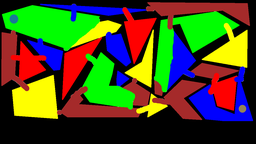
#> input picture Satallite Image Segmentation/scripts/Untitled.png, 256 x 144 px, shrunk from 1152 x 648 before the run, found by its file name
$ python final.py
#> lines starting #> are read from the running program, lines starting #| are printed output that depends on the picture; after the words box and inside, x2 and y2 are one past the last pixel; in counts of white or black regions, pixels touching at a corner belong together
import cv2
import numpy as np
from heapq import heappush, heappop
import os
from math import radians, cos, sin, asin, sqrt

class Node:
    def __init__(self, position, g_cost, h_cost):
        self.position = position
        self.g_cost = g_cost
        self.h_cost = h_cost
        self.f_cost = g_cost + h_cost
        self.parent = None

    def __lt__(self, other):
        return self.f_cost < other.f_cost

def get_color_weight(pixel):
    color_weights = {
        'green': {'color': [0, 255, 0], 'weight': 3},  # Forest
        'red': {'color': [0, 0, 255], 'weight': 5},    # Buildings
        'yellow': {'color': [0, 255, 255], 'weight': 7}, # Road
        'blue': {'color': [255, 0, 0], 'weight': 2},   # River
        'brown': {'color': [42, 42, 165], 'weight': 4}, # Land
        'black': {'color': [0, 0, 0], 'weight': 7}     # Rest
    }

    min_dist = float('inf')
    weight = 6  # Default weight (black)

    for color_info in color_weights.values():
        dist = np.sum(np.abs(pixel - color_info['color']))
        if dist < min_dist:
            min_dist = dist
            weight = color_info['weight']

    return weight

def heuristic(a, b):
    return np.sqrt((b[0] - a[0])**2 + (b[1] - a[1])**2)

def get_neighbors(pos, image_shape):
    neighbors = []
    directions = [(0, 1), (1, 0), (0, -1), (-1, 0),
                 (1, 1), (-1, -1), (1, -1), (-1, 1)]

    for dx, dy in directions:
        new_pos = (pos[0] + dx, pos[1] + dy)
        if 0 <= new_pos[0] < image_shape[0] and 0 <= new_pos[1] < image_shape[1]:
            neighbors.append(new_pos)
    return neighbors

def find_path(image, start, end):
    open_set = []
    closed_set = set()

    start_node = Node(start, 0, heuristic(start, end))
    heappush(open_set, start_node)

    nodes = {start: start_node}

    while open_set:
        current = heappop(open_set)

        if current.position == end:
            path = []
            while current:
                path.append(current.position)
                current = current.parent
            return path[::-1]

        closed_set.add(current.position)

        for neighbor_pos in get_neighbors(current.position, image.shape):
            if neighbor_pos in closed_set:
                continue

            weight = get_color_weight(image[neighbor_pos])
            g_cost = current.g_cost + weight * heuristic(current.position, neighbor_pos)
            h_cost = heuristic(neighbor_pos, end)

            neighbor_node = nodes.get(neighbor_pos)

            if neighbor_node is None:
                neighbor_node = Node(neighbor_pos, g_cost, h_cost)
                neighbor_node.parent = current
                nodes[neighbor_pos] = neighbor_node
                heappush(open_set, neighbor_node)
            elif g_cost < neighbor_node.g_cost:
                neighbor_node.g_cost = g_cost
                neighbor_node.f_cost = g_cost + h_cost
                neighbor_node.parent = current

    return None

def convert_pixel_to_global(pixel_coord, start_pixel, start_global, end_pixel, end_global):
    x_pixel, y_pixel = pixel_coord
    x_start_pixel, y_start_pixel = start_pixel
    x_end_pixel, y_end_pixel = end_pixel
    x_start_global, y_start_global = start_global
    x_end_global, y_end_global = end_global

    if (x_end_pixel - x_start_pixel) != 0:
        x_ratio = (x_pixel - x_start_pixel) / (x_end_pixel - x_start_pixel)
    else:
        x_ratio = 0

    if (y_end_pixel - y_start_pixel) != 0:
        y_ratio = (y_pixel - y_start_pixel) / (y_end_pixel - y_start_pixel)
    else:
        y_ratio = 0

    x_global = x_start_global + x_ratio * (x_end_global - x_start_global)
    y_global = y_start_global + y_ratio * (y_end_global - y_start_global)

    return (x_global, y_global)

def calculate_global_distance(coord1, coord2):
    lon1, lat1 = coord1
    lon2, lat2 = coord2

    lon1, lat1, lon2, lat2 = map(radians, [lon1, lat1, lon2, lat2])

    dlon = lon2 - lon1
    dlat = lat2 - lat1
    a = sin(dlat/2)**2 + cos(lat1) * cos(lat2) * sin(dlon/2)**2
    c = 2 * asin(sqrt(a))
    r = 6371000  # Radius of Earth in meters

    return c * r

def find_point_coordinates(image, target_color, tolerance=5):
    lower_bound = target_color - tolerance
    upper_bound = target_color + tolerance

    mask = cv2.inRange(image, lower_bound, upper_bound)
    coordinates = np.where(mask == 255)

    if len(coordinates[0]) > 0:
        return (coordinates[0][0], coordinates[1][0])
    return None

def draw_path_with_coordinates(image, path, start_pixel, start_global, end_pixel, end_global):
    result = image.copy()
    vertex_coords = []
    total_distance = 0
    last_global = None

    for i, point in enumerate(path):
        global_coord = convert_pixel_to_global(
            (point[1], point[0]),
            (start_pixel[1], start_pixel[0]),
            start_global,
            (end_pixel[1], end_pixel[0]),
            end_global
        )

        if last_global is not None:
            distance = calculate_global_distance(last_global, global_coord)
            total_distance += distance

        last_global = global_coord
        vertex_coords.append((point, global_coord))

        if i < len(path) - 1:
            next_point = path[i + 1]
            cv2.line(result, (point[1], point[0]), (next_point[1], next_point[0]), (255, 255, 255), 2)

        cv2.circle(result, (point[1], point[0]), 3, (0, 255, 255), -1)
        # label = f"({global_coord[0]:.6f}, {global_coord[1]:.6f})"
        # cv2.putText(result, label, (point[1]+5, point[0]-5),
        #            cv2.FONT_HERSHEY_SIMPLEX, 0.1, (255, 255, 255), 1)

    return result, vertex_coords, total_distance

def main():
    # Define global coordinates (replace with actual coordinates)
    start_global = (longitude1, latitude1)
    end_global = (longitude2, latitude2)

    # Load image
    image_path = "C:\\loopster\\Path_Plan\\scripts\\Untitled.png"  # Update with your image path
    image = cv2.imread(image_path)
#> image is the input picture: shape (144, 256, 3); mean B, G, R 31.7, 76.8, 70.2

    if image is None:
        print(f"Error: Could not load image at {image_path}")
        return

    print(f"Image loaded successfully. Shape: {image.shape}")
#| Image loaded successfully. Shape: (144, 256, 3)

    # Find start and end points
    start_color = np.array([85, 131, 150])  # BGR format
    end_color = np.array([150, 121, 25])

    start = find_point_coordinates(image, start_color, tolerance=5)
#> in find_point_coordinates, `mask = cv2.inRange(image, lower_bound, upper_bound)`:
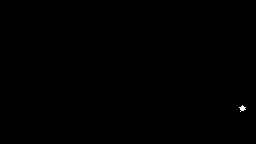
#> mask: shape (144, 256); 0.07% white; 1 white region, box (x1, y1, x2, y2) and area: (239, 105, 246, 112) 26
#> in find_point_coordinates, `coordinates = np.where(mask == 255)`: coordinates = 26 positions, rows 105 to 111, columns 239 to 245
#> start = (105, 242)
    end = find_point_coordinates(image, end_color, tolerance=5)
#> call 2 of find_point_coordinates, with target_color = array of shape (3,), tolerance = 5
#> in find_point_coordinates (call 2), `mask = cv2.inRange(image, lower_bound, upper_bound)`:
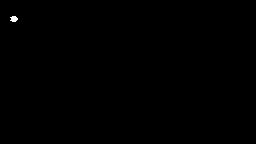
#> mask: shape (144, 256); 0.1% white; 1 white region, box (x1, y1, x2, y2) and area: (10, 16, 18, 22) 36
#> in find_point_coordinates (call 2), `coordinates = np.where(mask == 255)`: coordinates = 36 positions, rows 16 to 21, columns 10 to 17
#> end = (16, 12)

    if start is None or end is None:
        print("Could not find start or end points")
        return

    print(f"Start point found at: {start}")
#| Start point found at: (105, 242)
    print(f"End point found at: {end}")
#| End point found at: (16, 12)

    # Find path
    path = find_path(image, start, end)
#> in __init__, `self.position = position`: self.position = (105, 242)
#> in __init__, `self.h_cost = h_cost`: self.h_cost = 246.6
#> the loop in find_path, `while open_set:` made 29160 passes

    if path:
        # Draw path with coordinates and get vertex information
        result_image, vertex_coords, total_distance = draw_path_with_coordinates(
            image.copy(), path, start, start_global, end, end_global)
#> the loop in draw_path_with_coordinates, `for i, point in enumerate(path):` made 272 passes
#> point on passes 1 to 3: (105, 242), (104, 241), (104, 240)
#> after the loop in draw_path_with_coordinates, `for i, point in enumerate(path):`:
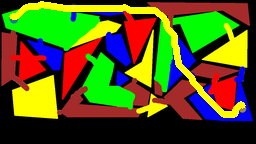
#> result: shape (144, 256, 3); 5.6% of pixels changed, all inside (x1, y1, x2, y2) = (9, 1, 246, 118)

        # Save result image
        output_path = os.path.join("output", 'final_path_image.png')
        cv2.imwrite(output_path, result_image)

        # Save coordinates to text file
        text_output = os.path.join("output", 'path_coordinates.txt')
        with open(text_output, 'w') as f:
            f.write(f"Total path distance: {total_distance:.2f} meters\n\n")
            f.write("Vertex Coordinates (Pixel, Global):\n")
            for pixel_coord, global_coord in vertex_coords:
                f.write(f"Pixel: ({pixel_coord[0]}, {pixel_coord[1]}) -> ")
                f.write(f"Global: ({global_coord[0]:.6f}, {global_coord[1]:.6f})\n")
#> this loop made 272 passes
#> (pixel_coord, global_coord) on passes 1 to 3: ((105, 242), (73.86, 18.52)), ((104, 241), (73.76, 18.58)), ((104, 240), (73.67, 18.58))

        print(f"Path found and saved to {output_path}")
        print(f"Coordinates saved to {text_output}")
        print(f"Total distance: {total_distance:.2f} meters")
#| Total distance: 2684363.22 meters
    else:
        print("No path found")

if __name__ == "__main__":
    # Replace these coordinates with your actual global coordinates
    longitude1, latitude1 = 73.8567, 18.5204  # Start point
    longitude2, latitude2 = 51.8587, 23.5224  # End point
    main()
